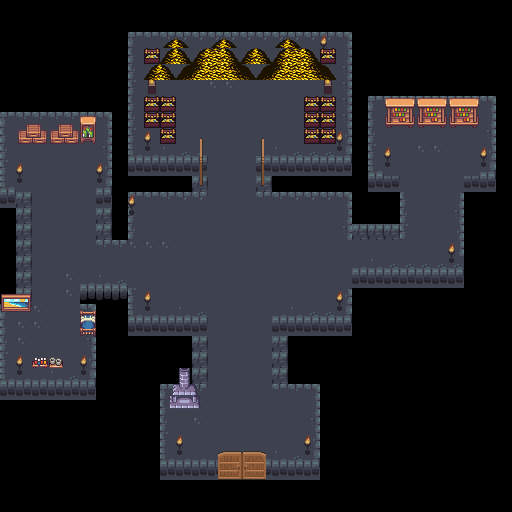

This is a level from a 2D game, rendered from its Tiled map with the project's own tilesets. A one-line summary and the map file follow, with tile-layer data summarised:
An orthogonal 32x32 tile map with 16x16 px tiles, 3 tile layers (Calque de Tuiles 1, Calque de Tuiles 2, Calque de Tuiles 3), 5 tilesets and 30 objects (24x colision, 6x colison).

<map version="1.10" tiledversion="1.10.2" orientation="orthogonal" renderorder="right-down" width="32" height="32" tilewidth="16" tileheight="16" infinite="0" nextlayerid="6" nextobjectid="50">
 <tileset firstgid="1" source="dungeon_tiles.tsx" />
 <tileset firstgid="553" source="dungeon2.tsx" />
 <tileset firstgid="1833" source="dungeon4.tsx" />
 <tileset firstgid="2601" source="Dungeon3.tsx" />
 <tileset firstgid="3113" source="gold.tsx" />
 <layer id="1" name="Calque de Tuiles 1" width="32" height="32">
  <data>[1024 cells, 512 non-empty, 9 distinct tile ids]</data>
 </layer>
 <layer id="2" name="Calque de Tuiles 2" width="32" height="32">
  <data>[1024 cells, 224 non-empty, 22 distinct tile ids]</data>
 </layer>
 <layer id="3" name="Calque de Tuiles 3" width="32" height="32">
  <data>[1024 cells, 130 non-empty, 60 distinct tile ids]</data>
 </layer>
 <objectgroup id="4" name="Calque d'Objets 1" locked="1">
  <object id="2" name="colision" type="colision" x="112.381" y="175.823" width="79.1503" height="16.3134" />
  <object id="3" name="colision" type="colision" x="111.173" y="27.189" width="16.3134" height="212.679" />
  <object id="4" name="colision" type="colision" x="-0.604201" y="207.241" width="15.105" height="95.4638" />
  <object id="7" name="colision" type="colision" x="79.7545" y="286.391" width="48.9403" height="18.126" />
  <object id="8" name="colision" type="colision" x="94.2554" y="303.309" width="34.4395" height="100.902" />
  <object id="10" name="colision" type="colision" x="3.02101" y="399.377" width="90.6302" height="15.7092" />
  <object id="11" name="colision" type="colision" x="128.091" y="335.936" width="64.6495" height="46.5235" />
  <object id="12" name="colision" type="colision" x="127.486" y="382.459" width="32.6269" height="100.297" />
  <object id="14" name="colision" type="colision" x="158.905" y="476.715" width="160.113" height="15.105" />
  <object id="15" name="colision" type="colision" x="286.996" y="335.936" width="64.0453" height="49.5445" />
  <object id="16" name="colision" type="colision" x="319.622" y="384.876" width="32.6269" height="109.965" />
  <object id="17" name="colision" type="colision" x="352.853" y="286.996" width="109.965" height="48.3361" />
  <object id="18" name="colision" type="colision" x="464.631" y="191.532" width="23.5638" height="144.404" />
  <object id="19" name="colision" type="colision" x="486.986" y="189.719" width="22.9596" height="7.25041" />
  <object id="20" name="colision" type="colision" x="493.632" y="92.4428" width="16.9176" height="90.6302" />
  <object id="21" name="colision" type="colision" x="366.75" y="81.5671" width="143.196" height="13.8966" />
  <object id="22" name="colision" type="colision" x="351.645" y="79.1503" width="16.9176" height="146.217" />
  <object id="23" name="colision" type="colision" x="369.771" y="191.532" width="29.0017" height="31.4185" />
  <object id="24" name="colision" type="colision" x="270.078" y="176.427" width="82.7755" height="15.7092" />
  <object id="25" name="colision" type="colision" x="351.041" y="32.6269" width="17.5218" height="47.7319" />
  <object id="26" name="colision" type="colision" x="125.07" y="15.7092" width="241.076" height="15.105" />
  <object id="27" name="colision" type="colision" x="-1.8126" y="91.2344" width="112.986" height="18.126" />
  <object id="28" name="colision" type="colision" x="-13.2924" y="112.381" width="13.2924" height="82.7755" />
  <object id="29" name="colision" type="colision" x="-16.3134" y="304.517" width="15.7092" height="94.2554" />
  <object id="33" name="colison" type="colison" x="148" y="81" width="7.5" height="12.5" />
  <object id="36" name="colision" type="colison" x="324.25" y="79.75" width="8" height="13.75" />
  <object id="39" name="colison" type="colison" x="170.5" y="387" width="26" height="19.5" />
  <object id="45" name="colison" type="colison" x="34" y="360" width="30" height="6" />
  <object id="46" name="colison" type="colison" x="388.5" y="100" width="85.5" height="10.5" />
  <object id="47" name="colison" type="colison" x="22.5" y="131.5" width="67.5" height="6" />
 </objectgroup>
</map>
